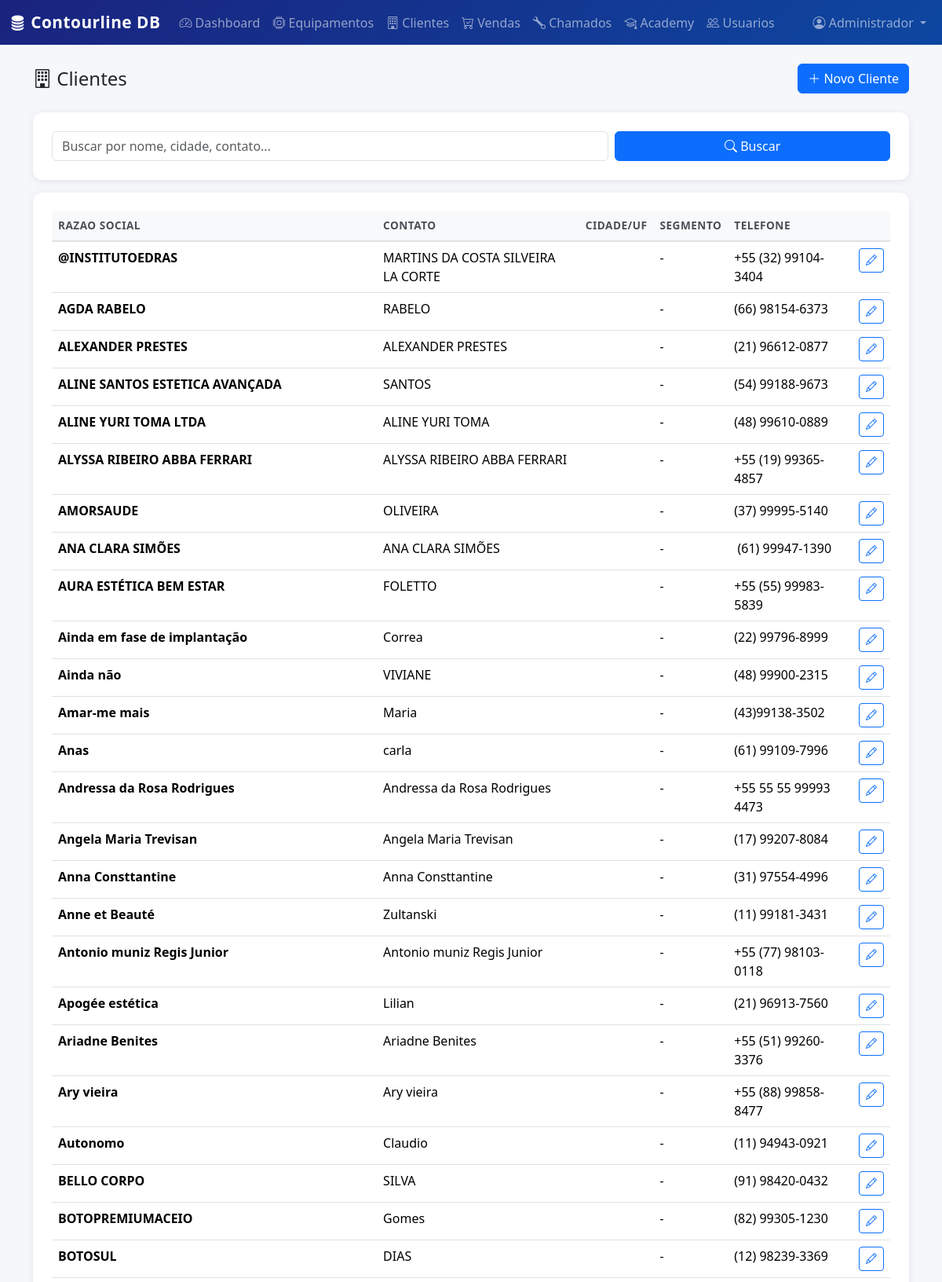
Screenshot of /clientes (signed in, upper part) with the database file from the repository.
### models.py (models this page shows, shortened)
class Usuario(UserMixin, db.Model):
    __tablename__ = 'usuarios'
    id = db.Column(db.Integer, primary_key=True)
    nome = db.Column(db.String(120), nullable=False)
    email = db.Column(db.String(120), unique=True, nullable=False)
    senha_hash = db.Column(db.String(256), nullable=False)
    cargo = db.Column(db.String(50), nullable=False, default='vendedor')  # admin, vendedor, tecnico, marketing
    ativo = db.Column(db.Boolean, default=True)
    criado_em = db.Column(db.DateTime, default=lambda: datetime.now(timezone.utc))
    vendas = db.relationship('Venda', backref='vendedor', lazy='dynamic', foreign_keys='Venda.vendedor_id')
    chamados = db.relationship('Chamado', backref='tecnico', lazy='dynamic', foreign_keys='Chamado.tecnico_id')

class Cliente(db.Model):
    __tablename__ = 'clientes'
    id = db.Column(db.Integer, primary_key=True)
    razao_social = db.Column(db.String(200), nullable=False)
    nome_fantasia = db.Column(db.String(200))
    cnpj = db.Column(db.String(20), unique=True)
    contato_nome = db.Column(db.String(120))
    contato_email = db.Column(db.String(120))
    contato_telefone = db.Column(db.String(20))
    endereco = db.Column(db.String(300))
    cidade = db.Column(db.String(100))
    estado = db.Column(db.String(2))
    segmento = db.Column(db.String(80))  # Clínica Dermatológica, Clínica Estética, Hospital, etc.
    rd_station_id = db.Column(db.String(80))  # ID no RD Station CRM
    observacoes = db.Column(db.Text)
    ativo = db.Column(db.Boolean, default=True)
    criado_em = db.Column(db.DateTime, default=lambda: datetime.now(timezone.utc))
    atualizado_em = db.Column(db.DateTime, default=lambda: datetime.now(timezone.utc), onupdate=lambda: datetime.now(timezone.utc))
    vendas = db.relationship('Venda', backref='cliente', lazy='dynamic')
    chamados = db.relationship('Chamado', backref='cliente', lazy='dynamic')
    alunos_academy = db.relationship('AlunoAcademy', backref='cliente', lazy='dynamic')

### app.py (the view, shortened to what this page needs)
    @app.route('/clientes')
    @login_required
    def clientes_lista():
        busca = request.args.get('busca', '')
        query = Cliente.query.filter_by(ativo=True)
        clientes = query.order_by(Cliente.razao_social).all()
        return render_template('clientes/lista.html', clientes=clientes, busca=busca)

### templates/clientes/lista.html (shortened to what this page needs)
{% extends "base.html" %}
{% block content %}
<div class="container">
    <div class="d-flex justify-content-between align-items-center mb-4">
        <h4 class="mb-0"><i class="bi bi-building"></i> Clientes</h4>
        <a href="{{ url_for('cliente_novo') }}" class="btn btn-primary"><i class="bi bi-plus-lg"></i> Novo Cliente</a>
    </div>
    <div class="table-container mb-3">
        <form method="GET" class="row g-2">
            <div class="col-md-8">
                <input type="text" name="busca" class="form-control" placeholder="Buscar por nome, cidade, contato..." value="{{ busca }}">
            </div>
            <div class="col-md-4 d-flex gap-2">
                <button type="submit" class="btn btn-primary flex-fill"><i class="bi bi-search"></i> Buscar</button>
            </div>
        </form>
    </div>
    <div class="table-container">
        <div class="table-responsive">
            <table class="table table-hover mb-0">
                <thead>
                    <tr>
                        <th>Razao Social</th>
                        <th>Contato</th>
                        <th>Cidade/UF</th>
                        <th>Segmento</th>
                        <th>Telefone</th>
                        <th></th>
                    </tr>
                </thead>
                <tbody>
                    {% for c in clientes %}
                    <tr>
                        <td><strong>{{ c.razao_social }}</strong>{% if c.nome_fantasia %}<br><small class="text-muted">{{ c.nome_fantasia }}</small>{% endif %}</td>
                        <td>{{ c.contato_nome or '-' }}</td>
                        <td>{{ c.cidade or '' }}{% if c.estado %}/{{ c.estado }}{% endif %}</td>
                        <td>{{ c.segmento or '-' }}</td>
                        <td>{{ c.contato_telefone or '-' }}</td>
                        <td>
                            <a href="{{ url_for('cliente_editar', id=c.id) }}" class="btn btn-sm btn-outline-primary"><i class="bi bi-pencil"></i></a>
                        </td>
                    </tr>
                    {% else %}
                    <tr><td colspan="6" class="text-center text-muted py-4">Nenhum cliente encontrado.</td></tr>
                    {% endfor %}
                </tbody>
            </table>
        </div>
    </div>
</div>
{% endblock %}

### templates/base.html (shortened to what this page needs)
<!DOCTYPE html>
<html lang="pt-BR">
<head>
    <link href="https://cdn.jsdelivr.net/npm/bootstrap@5.3.3/dist/css/bootstrap.min.css" rel="stylesheet">
    <link href="https://cdn.jsdelivr.net/npm/bootstrap-icons@1.11.3/font/bootstrap-icons.min.css" rel="stylesheet">
    <link href="{{ url_for('static', filename='css/style.css') }}" rel="stylesheet">
</head>
<body>
{% if current_user.is_authenticated %}
<nav class="navbar navbar-expand-lg navbar-dark bg-contourline">
    <div class="container-fluid">
        <a class="navbar-brand fw-bold" href="{{ url_for('dashboard') }}">
            <i class="bi bi-database-fill"></i> Contourline DB
        </a>
        <div class="collapse navbar-collapse" id="navbarNav">
            <ul class="navbar-nav me-auto">
                <li class="nav-item">
                    <a class="nav-link" href="{{ url_for('dashboard') }}"><i class="bi bi-speedometer2"></i> Dashboard</a>
                </li>
                <li class="nav-item">
                    <a class="nav-link" href="{{ url_for('equipamentos_lista') }}"><i class="bi bi-cpu"></i> Equipamentos</a>
                </li>
                <li class="nav-item">
                    <a class="nav-link" href="{{ url_for('clientes_lista') }}"><i class="bi bi-building"></i> Clientes</a>
                </li>
                {% if current_user.cargo in ['admin', 'vendedor', 'marketing'] %}
                <li class="nav-item">
                    <a class="nav-link" href="{{ url_for('vendas_lista') }}"><i class="bi bi-cart-check"></i> Vendas</a>
                </li>
                {% endif %}
                <li class="nav-item">
                    <a class="nav-link" href="{{ url_for('chamados_lista') }}"><i class="bi bi-wrench"></i> Chamados</a>
                </li>
                <li class="nav-item">
                    <a class="nav-link" href="{{ url_for('academy_lista') }}"><i class="bi bi-mortarboard"></i> Academy</a>
                </li>
                {% if current_user.cargo == 'admin' %}
                <li class="nav-item">
                    <a class="nav-link" href="{{ url_for('admin_usuarios') }}"><i class="bi bi-people"></i> Usuarios</a>
                </li>
                {% endif %}
            </ul>
            <ul class="navbar-nav">
                <li class="nav-item dropdown">
                    <a class="nav-link dropdown-toggle" href="#" role="button" data-bs-toggle="dropdown">
                        <i class="bi bi-person-circle"></i> {{ current_user.nome }}
                    </a>
                </li>
            </ul>
        </div>
    </div>
</nav>
{% endif %}
<main class="container-fluid py-4">
    {% block content %}{% endblock %}
</main>
</body>
</html>

### static/css/style.css (style rules this page uses)
:root { --cl-primary: #1a237e; --cl-secondary: #0d47a1; --cl-accent: #00bcd4; --cl-success: #2e7d32; --cl-warning: #f57f17; --cl-danger: #c62828; --cl-light: #f5f7fa; --cl-dark: #1a1a2e; }
body { background-color: var(--cl-light); font-family: 'Segoe UI', system-ui, -apple-system, sans-serif; }
.bg-contourline { background: linear-gradient(135deg, var(--cl-primary), var(--cl-secondary)) !important; }
.navbar-brand { font-size: 1.3rem; letter-spacing: 0.5px; }
.table-container { background: white; border-radius: 12px; padding: 1.5rem; box-shadow: 0 2px 10px rgba(0, 0, 0, 0.08); }
.table th { background-color: #f8f9fa; border-bottom: 2px solid #dee2e6; font-weight: 600; font-size: 0.85rem; text-transform: uppercase; letter-spacing: 0.5px; color: #495057; }

### rows the page displays
Usuario: nome "Administrador"
Cliente: razao_social "@INSTITUTOEDRAS", contato_nome "MARTINS DA COSTA SILVEIRA LA CORTE", segmento "-", contato_telefone "+55 (32) 99104-3404"
Cliente: razao_social "AGDA RABELO", contato_nome "RABELO", segmento "-", contato_telefone "(66) 98154-6373"
Cliente: razao_social "ALEXANDER PRESTES", contato_nome "ALEXANDER PRESTES", segmento "-", contato_telefone "(21) 96612‑0877"
Cliente: razao_social "ALINE SANTOS ESTETICA AVANÇADA", contato_nome "SANTOS", segmento "-", contato_telefone "(54) 99188-9673"
Cliente: razao_social "ALINE YURI TOMA LTDA", contato_nome "ALINE YURI TOMA", segmento "-", contato_telefone "(48) 99610-0889"
Cliente: razao_social "ALYSSA RIBEIRO ABBA FERRARI", contato_nome "ALYSSA RIBEIRO ABBA FERRARI", segmento "-", contato_telefone "+55 (19) 99365-4857"
Cliente: razao_social "AMORSAUDE", contato_nome "OLIVEIRA", segmento "-", contato_telefone "(37) 99995-5140"
Cliente: razao_social "ANA CLARA SIMÕES", contato_nome "ANA CLARA SIMÕES", segmento "-", contato_telefone "(61) 99947‑1390"
Cliente: razao_social "AURA ESTÉTICA BEM ESTAR", contato_nome "FOLETTO", segmento "-", contato_telefone "+55 (55) 99983-5839"
Cliente: razao_social "Ainda em fase de implantação", contato_nome "Correa", segmento "-", contato_telefone "(22) 99796-8999"
Cliente: razao_social "Ainda não", contato_nome "VIVIANE", segmento "-", contato_telefone "(48) 99900-2315"
Cliente: razao_social "Amar-me mais", contato_nome "Maria", segmento "-", contato_telefone "(43)99138-3502"
Cliente: razao_social "Anas", contato_nome "carla", segmento "-", contato_telefone "(61) 99109-7996"
Cliente: razao_social "Andressa da Rosa Rodrigues", contato_nome "Andressa da Rosa Rodrigues", segmento "-", contato_telefone "+55 55 55 99993 4473"
Cliente: razao_social "Angela Maria Trevisan", contato_nome "Angela Maria Trevisan", segmento "-", contato_telefone "(17) 99207-8084"
Cliente: razao_social "Anna Consttantine", contato_nome "Anna Consttantine", segmento "-", contato_telefone "(31) 97554-4996"
Cliente: razao_social "Anne et Beauté", contato_nome "Zultanski", segmento "-", contato_telefone "(11) 99181-3431"
Cliente: razao_social "Antonio muniz Regis Junior", contato_nome "Antonio muniz Regis Junior", segmento "-", contato_telefone "+55 (77) 98103-0118"
Cliente: razao_social "Apogée estética", contato_nome "Lilian", segmento "-", contato_telefone "(21) 96913-7560"
Cliente: razao_social "Ariadne Benites", contato_nome "Ariadne Benites", segmento "-", contato_telefone "+55 (51) 99260-3376"
Cliente: razao_social "Ary vieira", contato_nome "Ary vieira", segmento "-", contato_telefone "+55 (88) 99858-8477"
Cliente: razao_social "Autonomo", contato_nome "Claudio", segmento "-", contato_telefone "(11) 94943-0921"
Cliente: razao_social "BELLO CORPO", contato_nome "SILVA", segmento "-", contato_telefone "(91) 98420-0432"
Cliente: razao_social "BOTOPREMIUMACEIO", contato_nome "Gomes", segmento "-", contato_telefone "(82) 99305-1230"
Cliente: razao_social "BOTOSUL", contato_nome "DIAS", segmento "-", contato_telefone "(12) 98239-3369"
